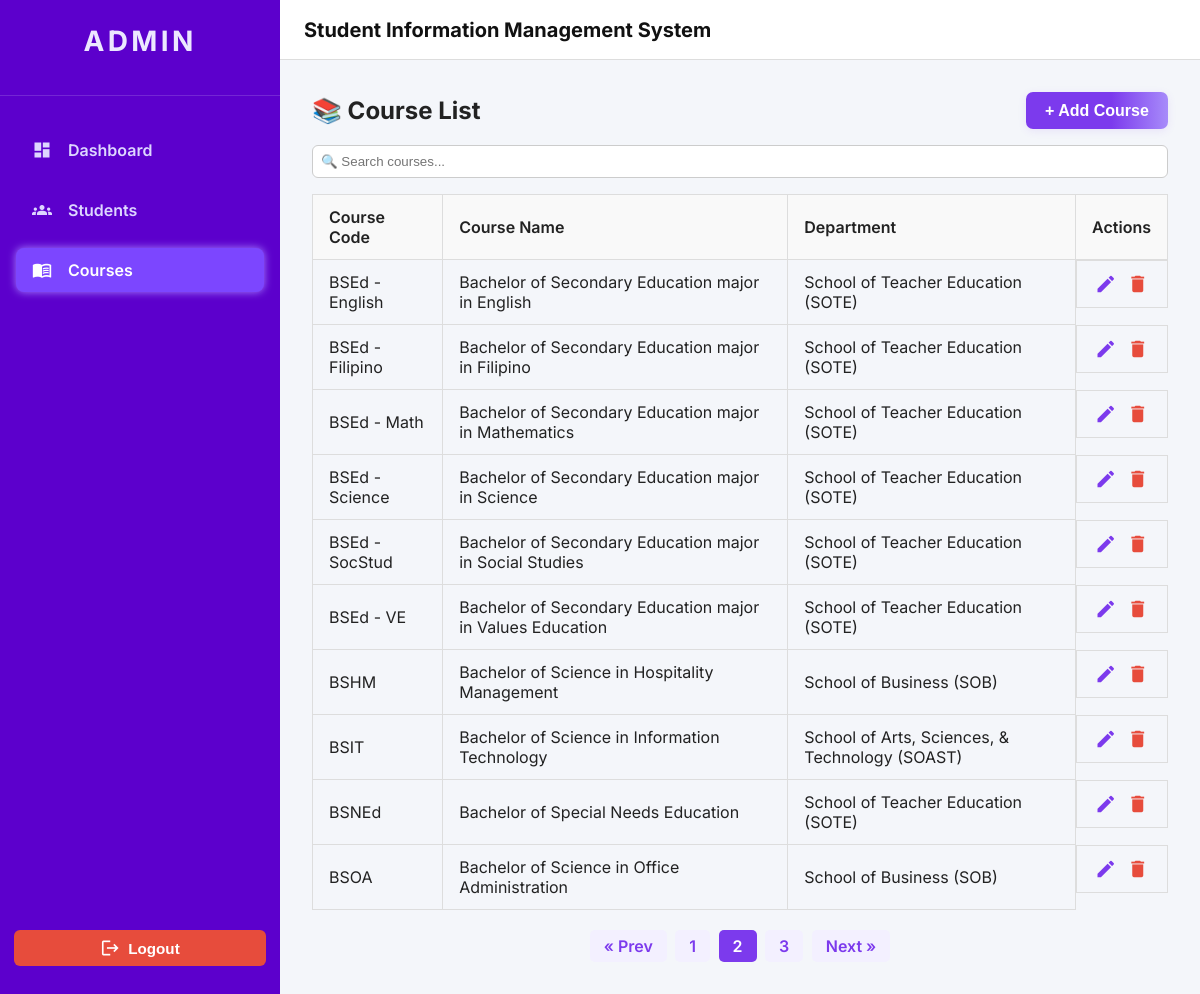
The app's page /courses.php?page=2 with its own data.
### tables this page shows
CREATE TABLE `courses` (
  `course_code` varchar(20) NOT NULL,
  `course_name` varchar(100) NOT NULL,
  `department` varchar(100) NOT NULL
);

### courses.php (the view, shortened to what this page needs)
<?php
$conn = new mysqli("localhost", "root", "", "sims - casil");
$limit = 10;
$page = isset($_GET['page']) && is_numeric($_GET['page']) ? (int)$_GET['page'] : 1;
$offset = ($page - 1) * $limit;
$query = "SELECT * FROM courses";
$query .= " ORDER BY course_code ASC LIMIT $limit OFFSET $offset";
$courses = $conn->query($query);
$count_query = "SELECT COUNT(*) as total FROM courses";
$count_result = $conn->query($count_query);
$total_courses = $count_result->fetch_assoc()['total'];
$total_pages = ceil($total_courses / $limit);
?>
<!DOCTYPE html>
<html lang="en">
<head>
  <link href="https://cdnjs.cloudflare.com/ajax/libs/font-awesome/6.5.0/css/all.min.css" rel="stylesheet" />
    <link rel="stylesheet" href="css/courses.css" />
  <link rel="stylesheet" href="css/sidebar.css" />
  <link rel="stylesheet" href="css/header.css" />
</head>
<body>
  <div class="app-container">
    <?php include 'sidebar.php'; ?>
    <?php include 'header.php'; ?>
    <main class="main-content">
      <div class="card-header">
        <h2>📚 Course List</h2>
        <button type="button" class="btn-violet" onclick="showModal('addModal')">+ Add Course</button>
      </div>
      <input type="text" id="liveSearch" placeholder="🔍 Search courses..." style="margin-bottom: 1rem; padding: 8px; border: 1px solid #ccc; border-radius: 6px; width: 100%;" onkeyup="filterCourses()" />
      <div class="table-responsive">
        <table class="table">
          <thead>
            <tr>
              <th>Course Code</th>
              <th>Course Name</th>
              <th>Department</th>
              <th>Actions</th>
            </tr>
          </thead>
          <tbody id="courseTable">
            <?php while ($row = $courses->fetch_assoc()): ?>
              <tr>
                <td><?= htmlspecialchars($row['course_code']) ?></td>
                <td><?= htmlspecialchars($row['course_name']) ?></td>
                <td><?= htmlspecialchars($row['department']) ?></td>
                <td class="actions" style="display:flex; align-items:center; justify-content:center; gap:10px; height:100%;">
  <a href="#" class="material-icons"
     style="color:#7c3aed; font-size:22px; display:flex; align-items:center; justify-content:center;"
     onclick='openEditModal(<?= json_encode($row) ?>)'>edit</a>
  <a href="#" class="material-icons"
     style="color:#e74c3c; font-size:22px; display:flex; align-items:center; justify-content:center;"
     onclick='openDeleteModal("<?= $row["course_code"] ?>")'>delete</a>
</td>
              </tr>
            <?php endwhile; ?>
          </tbody>
        </table>
      </div>
<?php if ($total_pages > 1): ?>
  <div class="pagination" style="margin:20px 0; text-align:center;">
    <?php if ($page > 1): ?>
      <a href="?page=<?= $page-1 ?>" class="page-link">&laquo; Prev</a>
    <?php endif; ?>
    <?php for ($i = 1; $i <= $total_pages; $i++): ?>
      <a href="?page=<?= $i ?>" class="page-link<?= $i == $page ? ' active' : '' ?>"><?= $i ?></a>
    <?php endfor; ?>
    <?php if ($page < $total_pages): ?>
      <a href="?page=<?= $page+1 ?>" class="page-link">Next &raquo;</a>
    <?php endif; ?>
  </div>
<?php endif; ?>
    </main>
  </div>
</body>
</html>

### css/courses.css (style rules this page uses)
.main-content { grid-area: main; padding: 2rem; }
.table-responsive { overflow-x: auto; }
.table { width: 100%; border-collapse: collapse; }
.table th, .table td { padding: 0.75rem 1rem; border: 1px solid #ddd; text-align: left; }
.table th { background-color: #f9f9f9; font-weight: 600; }
.table td.actions { white-space: nowrap; }

### css/sidebar.css (style rules this page uses)
*, *::before, *::after { box-sizing: border-box; }
body, h1, h2, h3, h4, h5, h6, p, ul, ol, li, figure, figcaption, blockquote, dl, dd { margin: 0; padding: 0; }
body { font-family: 'Inter', sans-serif; background-color: #f4f6fa; color: #222; min-height: 100vh; display: flex; flex-direction: column; overflow-x: hidden; }
a { text-decoration: none; color: inherit; }
.app-container { display: grid; grid-template-columns: 280px 1fr; grid-template-rows: 60px 1fr; grid-template-areas: "sidebar header" "sidebar main"; min-height: 100vh; transition: grid-template-columns 0.3s ease; }
.material-icons { font-size: 20px; user-select: none; }

### courses.php (style rules this page uses)
.card-header { display: flex; justify-content: space-between; align-items: center; margin-bottom: 1rem; }
.page-link { display: inline-block; padding: 6px 14px; margin: 0 2px; border-radius: 5px; background: #f3f0ff; color: #7c3aed; text-decoration: none; font-weight: 600; transition: background 0.2s; }
.page-link.active, .page-link:hover { background: #7c3aed; color: #fff; }
.btn-violet { background: linear-gradient(90deg, #7c3aed 60%, #a78bfa 100%) !important; color: #fff !important; border: none !important; border-radius: 7px !important; font-weight: 600; font-size: 1rem; cursor: pointer; transition: background 0.2s, box-shadow 0.2s; box-shadow: 0 2px 8px rgba(124, 58, 237, 0.10); padding: 0.6rem 1.2rem; display: inline-block; }

### records on screen
courses: course_code "BSEd - English", course_name "Bachelor of Secondary Education major in English", department "School of Teacher Education (SOTE)"
courses: course_code "BSEd - Filipino", course_name "Bachelor of Secondary Education major in Filipino", department "School of Teacher Education (SOTE)"
courses: course_code "BSEd - Math", course_name "Bachelor of Secondary Education major in Mathematics", department "School of Teacher Education (SOTE)"
courses: course_code "BSEd - Science", course_name "Bachelor of Secondary Education major in Science", department "School of Teacher Education (SOTE)"
courses: course_code "BSEd - SocStud", course_name "Bachelor of Secondary Education major in Social Studies", department "School of Teacher Education (SOTE)"
courses: course_code "BSEd - VE", course_name "Bachelor of Secondary Education major in Values Education", department "School of Teacher Education (SOTE)"
courses: course_code "BSHM", course_name "Bachelor of Science in Hospitality Management", department "School of Business (SOB)"
courses: course_code "BSIT", course_name "Bachelor of Science in Information Technology", department "School of Arts, Sciences, & Technology (SOAST)"
courses: course_code "BSNEd", course_name "Bachelor of Special Needs Education", department "School of Teacher Education (SOTE)"
courses: course_code "BSOA", course_name "Bachelor of Science in Office Administration", department "School of Business (SOB)"
